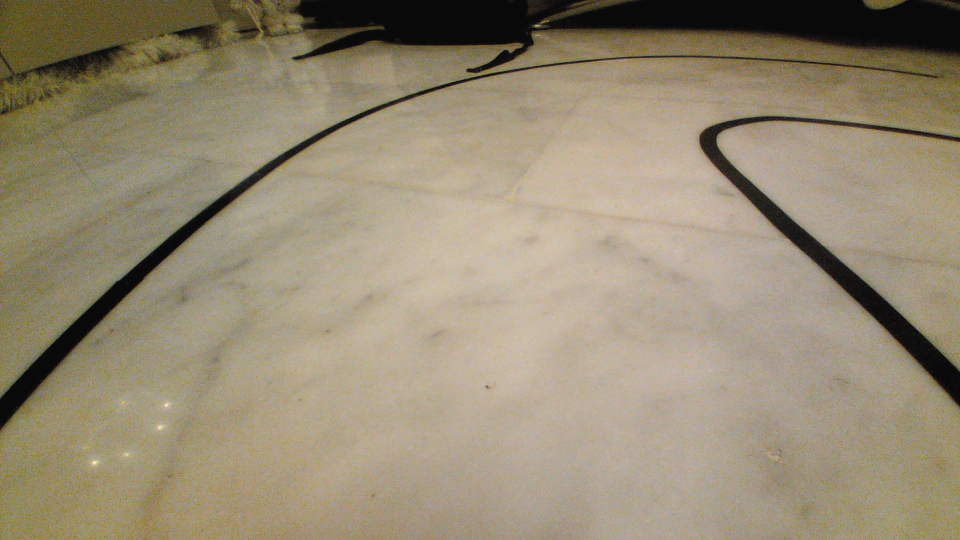
#> input picture test.jpg, 1920 x 1080 px, given in place of the camera (shown at 1/2 size)
$ python line_tracker.py
#> lines starting #> are read from the running program, lines starting #| are printed output that depends on the picture; after the words box and inside, x2 and y2 are one past the last pixel; in counts of white or black regions, pixels touching at a corner belong together
### movement.py
import RPi.GPIO as GPIO
import time


def setup_motors(motorLP, motorLN, motorRP, motorRN, pwmFreq):
#> called with motorLP = 27, motorLN = 17, motorRP = 23, motorRN = 24, pwmFreq = 50
    GPIO.setmode(GPIO.BCM)
    motorPins = [motorLP, motorLN, motorRP, motorRN]
    for motor in motorPins:
        GPIO.setup(motor, GPIO.OUT)

    return motorPins

def setup_pwm():
    motorL_pwm = GPIO.PWM(motorLP, pwmFreq)
    motorR_pwm = GPIO.PWM(motorRP, pwmFreq)

    return motorL_pwm, motorR_pwm

# [25 lines left out: functions set_motor_speed, move_servo, not called in this run]

def forward(speed):
    set_motor_speed(speed, 'L')
    set_motor_speed(speed, 'R')
def backward(speed):
    set_motor_speed(-speed, 'L')
    set_motor_speed(-speed, 'R')
def steer_left():
    move_servo(0)
def steer_right():
    move_servo(180)

def steer_forward():
    move_servo(95)

# [4 lines left out: function stop_moving, not called in this run]


pwmFreq = 50

servoPin = 4
GPIO.setwarnings(False)
GPIO.setmode(GPIO.BCM)
# Set the pin as an output
GPIO.setup(servoPin, GPIO.OUT)

# Create a PWM object for the servo
servoPwm = GPIO.PWM(servoPin, pwmFreq)


motorLP, motorLN, motorRP, motorRN = setup_motors(27, 17, 23, 24, pwmFreq)

motorL_pwm, motorR_pwm = setup_pwm()


# [13 lines that do not run on import are left out]

### line_tracker.py
import numpy as np
import cv2
try: import movement as m
except: pass

video_capture = cv2.VideoCapture(0)
video_capture.set(3, 800)
video_capture.set(4, 600)
video_capture.set(cv2.CAP_PROP_EXPOSURE, -4)

video_capture.set(cv2.CAP_PROP_FPS, 5)


def checkCoords(x1, x2):
    error = 400+95 - ((x1+x2)/2)
    distance = 45
    servo_middle = 95
    theta = np.arctan(error*75/(distance*800))
    theta = servo_middle - theta*180/np.pi
    print((x1+x2)/2)
    #m.move_servo(theta)


while(True):
    ret, frame = video_capture.read()
#> frame is the input picture: shape (1080, 1920, 3); mean B, G, R 115.9, 139.3, 150.8
    crop_img = frame[50:200, :]
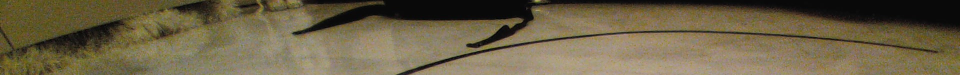
#> crop_img: shape (150, 1920, 3) (shown at 1/2 size); mean B, G, R 70.6, 97.9, 109.1
    gray = cv2.cvtColor(crop_img, cv2.COLOR_BGR2GRAY)
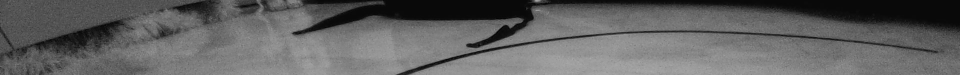
#> gray: shape (150, 1920) (shown at 1/2 size); min 0, max 175, mean 98.1
    blur = cv2.GaussianBlur(gray, (5,5),0)
    #ret, thresh = cv2.threshold(blur, 90, 255, cv2.THRESH_BINARY_INV)

    kernel = np.ones((7,7),np.uint8)

    erosion = cv2.erode(blur, kernel, iterations=1)
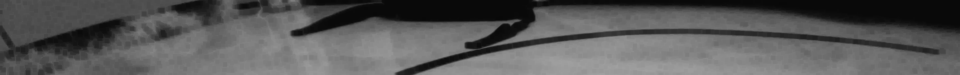
#> erosion: shape (150, 1920) (shown at 1/2 size); min 8, max 162, mean 88.5
    dilation = cv2.dilate(erosion, kernel, iterations=1)


    #crop_img = dilation


    thresh = cv2.adaptiveThreshold(dilation, 255, cv2.ADAPTIVE_THRESH_GAUSSIAN_C, cv2.THRESH_BINARY_INV,15,4)
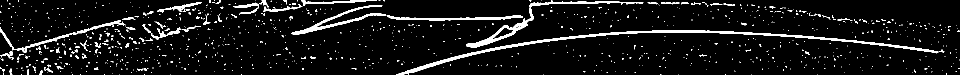
#> thresh: shape (150, 1920) (shown at 1/2 size); 6.7% white; 957 white regions (884 under 20 px)
    contours,hierarchy = cv2.findContours(thresh.copy(), 1, cv2.CHAIN_APPROX_NONE)
#> contours = 967 contours, 930 with area under 20; largest, box (x1, y1, x2, y2) and area: (793, 60, 1877, 150) 3825, (932, 0, 1269, 95) 2230, (583, 10, 772, 70) 1239, (773, 30, 1046, 41) 934, (0, 54, 144, 106) 564
    crop_img = thresh

    r_contours = []
    angles = []
    centers = []
    if len(contours) > 0:

        for n,c in enumerate(contours): # Filter contours and analyze them

            if cv2.contourArea(c) < 800:
                continue
            M = cv2.moments(c)
            try:
                cx = int(M['m10']/M['m00'])
                cy = int(M['m01']/M['m00'])
            except:
                pass

            cv2.line(crop_img, (cx+40, cy+40), (cx-40, cy-40), (255, 150, 0),1)
            cv2.line(crop_img, (cx+40, cy-40), (cx-40, cy+40), (255, 150, 0),1)
            cv2.drawContours(crop_img, c, -1, (255, 255, 0))

            rect = cv2.minAreaRect(c)
            center,_,angle = rect

            box = cv2.boxPoints(rect)
            box = np.int0(box)
            cv2.drawContours(crop_img, [box], 0, (0,255,255), 2)
            r_contours.append(c)
            angles.append(angle)
            centers.append((cx, cy))
#> this loop made 967 passes
#> c on passes 1 to 3: [[1635, 149]], [[1502, 149]], [[1450, 149], [1451, 149]]
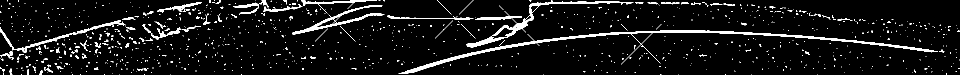
#> crop_img: shape (150, 1920) (shown at 1/2 size); 6.5% white; 948 white regions (869 under 20 px)
#> after the loop, angles = [-2.33, -89.78, -12.41, -15.55]; centers = [(1282, 88), (910, 36), (670, 42), (1038, 51)]; r_contours = 4 contours; box (x1, y1, x2, y2) and area: (793, 60, 1877, 150) 3825, (932, 0, 1269, 95) 2230, (583, 10, 772, 70) 1239, (773, 30, 1046, 41) 934


        print("\n")
        r_contours.sort(key=cv2.contourArea)
        try:
            checkCoords(centers[0][0], centers[0][1])
        except:
            pass


    cv2.imshow('frame',crop_img)
    if cv2.waitKey(1) & 0xFF == ord('q'):
#> (key q is pressed here)
        break
